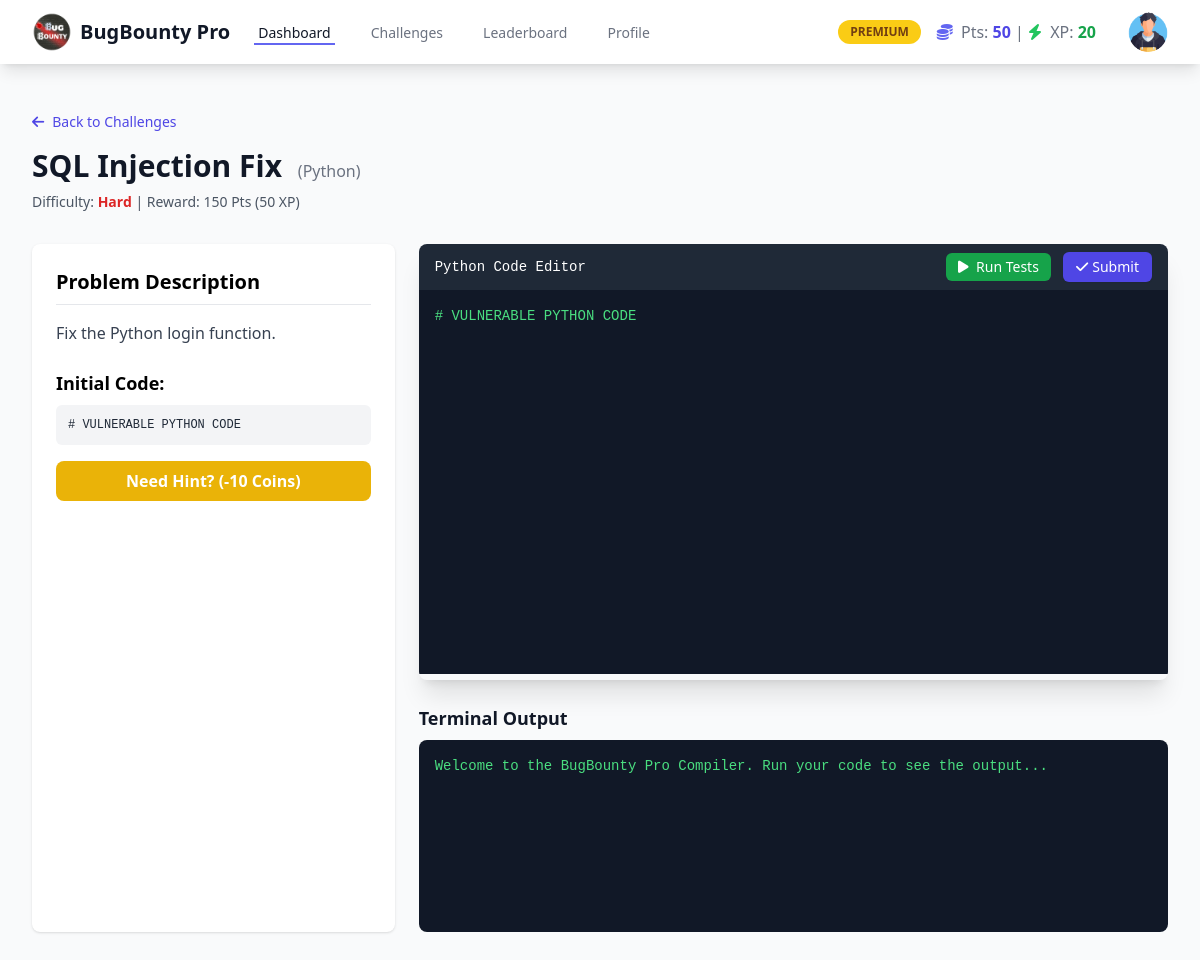
The page /challenge/1 (signed in) on the database its author committed.
### app.py (models this page shows, shortened)
class User(UserMixin, db.Model):
    __tablename__ = 'users'
    user_id = db.Column(db.Integer, primary_key=True)
    username = db.Column(db.String(255), unique=True, nullable=False)
    email = db.Column(db.String(255), unique=True, nullable=False)
    password_hash = db.Column(db.String(255), nullable=False)
    points = db.Column(db.Integer, default=0, nullable=False)
    xp = db.Column(db.Integer, default=0, nullable=False)
    current_level_id = db.Column(db.Integer, db.ForeignKey('levels.level_id'), nullable=True)
    virtual_currency = db.Column(db.Integer, default=0, nullable=False)
    profile_picture_url = db.Column(db.String(255), nullable=True, default='/static/default_profile.png')
    registration_date = db.Column(db.DateTime, nullable=False, default=datetime.utcnow)
    has_active_subscription = db.Column(db.Boolean, nullable=True, default=False)
    is_admin = db.Column(db.Boolean, default=False) # 🔴 नवीन फील्ड जोडा Admin sathi🔴
    submissions = db.relationship('UserChallengeSubmission', backref='user', lazy='dynamic', foreign_keys='UserChallengeSubmission.user_id')
    badges_earned = db.relationship('UserBadge', backref='user', lazy='dynamic')

class Challenge(db.Model):
    __tablename__ = 'challenges'
    challenge_id = db.Column(db.Integer, primary_key=True)
    title = db.Column(db.String(255), unique=True, nullable=False)
    description = db.Column(db.Text, nullable=False)
    difficulty_level = db.Column(db.String(255), nullable=False)
    points_awarded = db.Column(db.Integer, nullable=False)
    currency_awarded = db.Column(db.Integer, nullable=False, default=0)
    time_limit_minutes = db.Column(db.Integer, nullable=True)
    is_premium = db.Column(db.Boolean, nullable=False, default=False)
    base_code = db.Column(db.Text, nullable=False)
    solution_code = db.Column(db.Text, nullable=False)
    xp_awarded = db.Column(db.Integer, nullable=False, default=0)
    programming_language_id = db.Column(db.Integer, db.ForeignKey('programming_languages.language_id'), nullable=False)
    bug_type_id = db.Column(db.Integer, db.ForeignKey('bug_types.bug_type_id'), nullable=False)
    language_rel = db.relationship('ProgrammingLanguage', backref='challenges', lazy=True)
    bug_type_rel = db.relationship('BugType', backref='challenges', lazy=True)

class ProgrammingLanguage(db.Model):
    __tablename__ = 'programming_languages'
    language_id = db.Column(db.Integer, primary_key=True)
    language_name = db.Column(db.String(255), unique=True, nullable=False)
    version = db.Column(db.String(255), nullable=True)
    image_url = db.Column(db.String(255), nullable=True)

### app.py (the view)
@app.route('/challenge/<int:challenge_id>')
@login_required
def challenge_detail(challenge_id):
    challenge = Challenge.query.get_or_404(challenge_id)
    return render_template('challenge_editor.html', challenge=challenge)

### app.py (called while the page is built)
@login_manager.user_loader
def load_user(user_id):
    return User.query.get(int(user_id))

### templates/challenge_editor.html (shortened to what this page needs)
{% extends 'base.html' %}
{% block content %}
<section id="challenge-editor" class="py-4">
    <a href="{{ url_for('challenges_list', language_name=challenge.language_rel.language_name) }}" class="text-indigo-600 hover:text-indigo-800 text-sm mb-4 flex items-center">
        <i class="fas fa-arrow-left mr-2"></i> Back to Challenges
    </a>
    <div class="mb-8">
        <h1 class="text-3xl font-bold text-gray-900 mb-2">{{ challenge.title }}
            <span class="text-base font-medium text-gray-500 ml-2">({{ challenge.language_rel.language_name }})</span>
        </h1>
        <p class="text-sm text-gray-600">Difficulty:
            <span class="font-bold {% if challenge.difficulty_level == 'Hard' %}text-red-600{% else %}text-blue-600{% endif %}">
                {{ challenge.difficulty_level }}
            </span> | Reward: {{ challenge.points_awarded }} Pts ({{ challenge.xp_awarded }} XP)
        </p>
    </div>
    <form method="POST" action="{{ url_for('submit_solution', challenge_id=challenge.challenge_id) }}">
        <div class="grid grid-cols-1 lg:grid-cols-3 gap-6">
            <div class="lg:col-span-1 bg-white shadow rounded-lg p-6 h-full sticky top-20">
                <h2 class="text-xl font-bold mb-4 border-b pb-2">Problem Description</h2>
                <div class="text-gray-700 mb-6">
                    <p class="mb-3">{{ challenge.description }}</p>
                </div>
                <h3 class="text-lg font-bold mb-2">Initial Code:</h3>
                <pre class="bg-gray-100 text-gray-800 p-3 rounded-md text-xs whitespace-pre-wrap">{{ challenge.base_code }}</pre>
                <button onclick="showHint(this)"
                        id="hintBtn"
                        type="button"
                        data-hint="{{ challenge.bug_type_rel.prevention_best_practices }}"
                        data-cost="{{ challenge.currency_awarded }}"
                        class="mt-4 w-full bg-yellow-500 text-white py-2 rounded-lg font-semibold hover:bg-yellow-600 transition">
                    Need Hint? (-{{ challenge.currency_awarded }} Coins)
                </button>
            </div>
            <div class="lg:col-span-2 space-y-6">
                <div class="code-editor shadow-xl rounded-lg overflow-hidden">
                    <div class="bg-gray-800 px-4 py-2 flex justify-between items-center text-white">
                        <span class="font-mono text-sm">{{ challenge.language_rel.language_name }} Code Editor</span>
                        <div>
                            <button type="button" class="bg-green-600 hover:bg-green-700 text-white text-sm font-medium px-3 py-1 rounded-md transition">
                                <i class="fas fa-play mr-1"></i> Run Tests
                            </button>
                            <button type="submit" class="ml-2 inline-flex items-center px-3 py-1 border border-transparent text-sm font-medium rounded-md shadow-sm text-white bg-indigo-600 hover:bg-indigo-700">
                                <i class="fas fa-check mr-1"></i> Submit
                            </button>
                        </div>
                    </div>
                    <textarea id="code-area" name="code" class="w-full h-96 bg-gray-900 text-green-400 p-4 font-mono text-sm resize-none focus:outline-none" spellcheck="false">{{ challenge.base_code }}</textarea>
                </div>
                <div>
                    <h3 class="text-lg font-bold text-gray-900 mb-2">Terminal Output</h3>
                    <div class="terminal rounded-lg p-4 h-48 overflow-y-auto bg-gray-900 text-green-400">
                        <pre id="terminalOutput" class="text-sm">Welcome to the BugBounty Pro Compiler. Run your code to see the output...</pre>
                    </div>
                </div>
            </div>
        </div>
    </form>
</section>
{% endblock %}

### templates/base.html (shortened to what this page needs)
<!DOCTYPE html>
<html lang="en">
<head>
    <script src="https://cdn.tailwindcss.com"></script>
    <link rel="stylesheet" href="https://cdnjs.cloudflare.com/ajax/libs/font-awesome/6.4.0/css/all.min.css">
    <link rel="stylesheet" href="{{ url_for('static', filename='style.css') }}">
</head>
<body class="bg-gray-50">
    <nav class="bg-white shadow-lg sticky top-0 z-10">
        <div class="max-w-7xl mx-auto px-4 sm:px-6 lg:px-8">
            <div class="flex justify-between h-16">
                <div class="flex items-center">
                    <a href="{{ url_for('home') }}" class="flex items-center space-x-2">
                        <img src="{{ url_for('static', filename='icons/bb_logo.png') }}"
                             alt="BugBounty Pro Logo"
                             class="h-10 w-10 object-contain">
                        <span class="text-xl font-bold text-gray-900">BugBounty Pro</span>
                    </a>
                    <div class="hidden sm:ml-6 sm:flex sm:space-x-8">
                        <a href="{{ url_for('home') }}" class="border-indigo-500 text-gray-900 inline-flex items-center px-1 pt-1 border-b-2 text-sm font-medium">Dashboard</a>
                        <a href="{{ url_for('challenges_list') }}" class="border-transparent text-gray-500 hover:border-gray-300 hover:text-gray-700 inline-flex items-center px-1 pt-1 border-b-2 text-sm font-medium">Challenges</a>
                        <a href="{{ url_for('leaderboard_list') }}" class="border-transparent text-gray-500 hover:border-gray-300 hover:text-gray-700 inline-flex items-center px-1 pt-1 border-b-2 text-sm font-medium">Leaderboard</a>
                        <a href="{{ url_for('profile') }}" class="border-transparent text-gray-500 hover:border-gray-300 hover:text-gray-700 inline-flex items-center px-1 pt-1 border-b-2 text-sm font-medium">Profile</a>
                    </div>
                </div>
                <div class="hidden sm:ml-6 sm:flex sm:items-center">
                    {% if current_user.is_authenticated %}
                        {% if current_user.has_active_subscription %}
                            <span class="px-3 py-1 text-xs font-semibold rounded-full bg-yellow-400 text-yellow-900 mr-4">PREMIUM</span>
                        {% endif %}
                        <span class="text-gray-500 mr-4">
                            <i class="fas fa-coins text-indigo-500 mr-1"></i> Pts: <span class="font-bold text-indigo-600">{{ current_user.points }}</span> |
                            <i class="fas fa-bolt text-green-500 mr-1"></i> XP: <span class="font-bold text-green-600" id="xp-counter">{{ current_user.xp }}</span>
                        </span>
                        <div class="ml-4 flex items-center group relative">
                            <img src="{{ url_for('static', filename='default_profile.png') }}" alt="Profile" class="h-10 w-10 rounded-full object-cover cursor-pointer hover:ring-2 hover:ring-indigo-500 transition duration-150">
                        </div>
                    {% else %}
                        <a href="{{ url_for('login') }}" class="ml-4 text-sm font-medium text-indigo-600 hover:text-indigo-800">Login</a>
                    {% endif %}
                </div>
            </div>
        </div>
    </nav>
    <div class="max-w-7xl mx-auto px-4 sm:px-6 lg:px-8 py-8">
        {% block content %}{% endblock %}
    </div>
</body>
</html>

### static/style.css (style rules this page uses)
body { font-family: 'Segoe UI', Tahoma, Geneva, Verdana, sans-serif; }

### templates/base.html (style rules this page uses)
:root { --primary-color: #6366f1; --secondary-color: #f8fafc; --error-color: #ef4444; --success-color: #10b981; }

### rows shown on the page
User: points "50", xp "20"
Challenge: title "SQL Injection Fix", difficulty_level "Hard", points_awarded "150", xp_awarded "50", description "Fix the Python login function.", base_code "# VULNERABLE PYTHON CODE", currency_awarded "10", code "# VULNERABLE PYTHON CODE"
ProgrammingLanguage: language_rel.language_name "Python"
